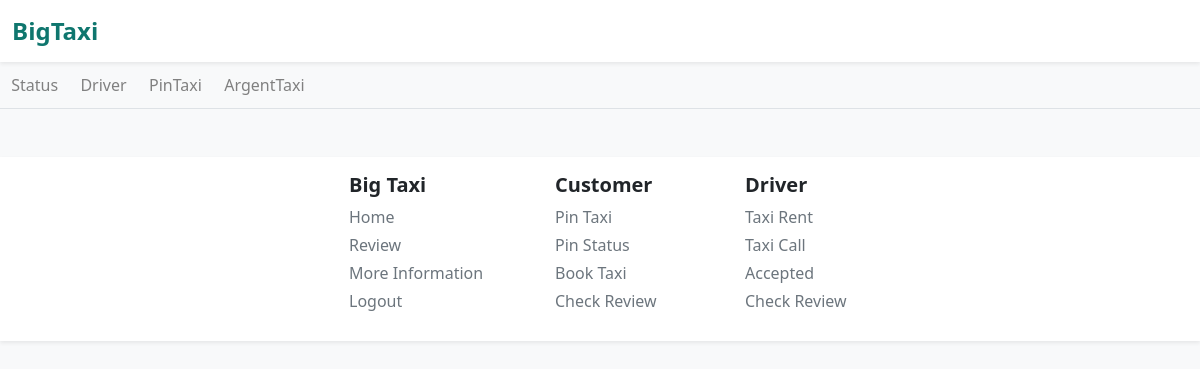
Before: /home/status/ (signed in) with the older database file.
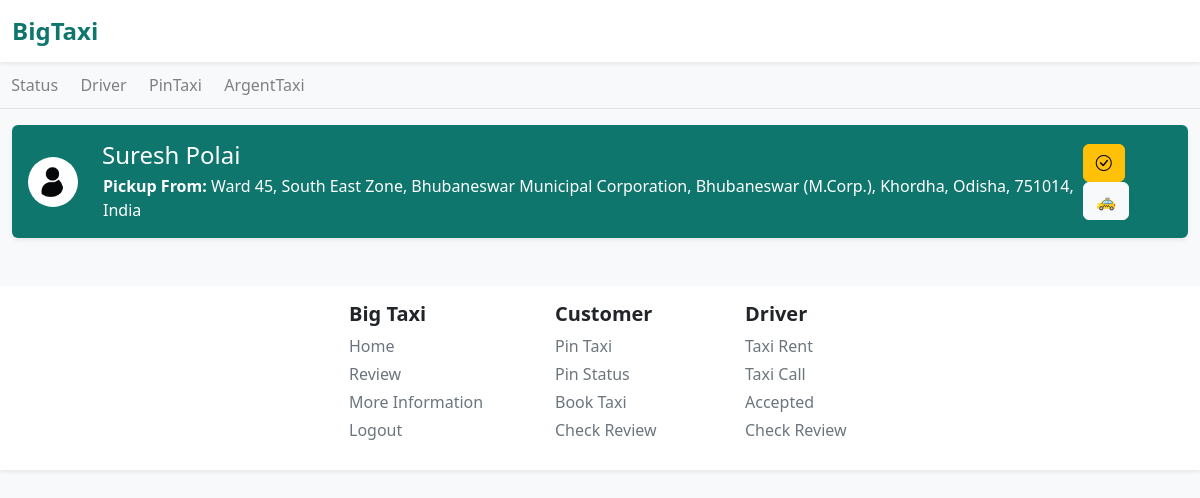
After: the same page with the newer database file.
### taxi_app/models.py (models this page shows, shortened)
class PinTaxiAvailable(models.Model):
    run = [('not', 'not'),('yes', 'yes')]
    taxiAvaId = models.CharField(max_length=50)
    taxiCity = models.CharField(max_length=500)
    customerId = models.ForeignKey(usersDataModel, on_delete=models.CASCADE)
    currentLocation = models.CharField(max_length=2000)
    toLocation = models.CharField(max_length=2000, default='No Area Found!')
    taxiPassenger = models.IntegerField(default=1)
    pincode = models.CharField(max_length=20, default=' ')
    couponCodeWas = models.CharField(max_length=100, default='Customer Not Have Coupon')
    taxiDate = models.DateField(auto_now_add=True)
    taxiTime = models.TimeField(auto_now_add=True)
    taxiDateAndTimeByUser = models.CharField(max_length=100, default='none')
    priceOfTravel = models.IntegerField(default=0)
    driverCode = models.CharField(max_length=100, default='DRIVERCODE')
    runningStatus = models.CharField(max_length=100, choices=run, default='not')

### Users/models.py (models this page shows, shortened)
class usersDataModel(models.Model):
    UserG = [
        ('Male', 'Male'),
        ('Female', 'Female'),
        ('Other', 'Other'),
        ('Not Check', 'Not Check'),
    ]
    UserC = [
        ('Developer', 'Developer'),
        ('Customer', 'Customer'),
        ('Driver', 'Driver'),
    ]
    ULink = models.ForeignKey(User, on_delete=models.CASCADE)
    UserCode = models.CharField(max_length=100, default='BIGTAXICODE1006463')
    UserCategory = models.CharField(choices=UserC, default='Customer')
    UserMobileNo = models.CharField(max_length=11)
    UserGender = models.CharField(max_length=100, default='Not Check')
    UserAge = models.CharField(max_length=3, default='')
    UserState = models.CharField(max_length=100, default='')
    UserCity = models.CharField(max_length=100, default='')
    UserPincode = models.CharField(max_length=20, default='')
    UserAddress = models.CharField(max_length=200, default='')
    UserPass = models.CharField(max_length=1000, default='password')
    CouponCode = models.CharField(max_length=50, null=True, blank=True)
    UProfileImage = models.ImageField(upload_to='profile/main/', default='profile/default/default.png')
    UProfileName = models.CharField(max_length=1000, default='BiXTaxi User')
    description = models.CharField(max_length=5000, default='No Description!')
    totalTripCount = models.IntegerField(default=0)
    dangerTripCount = models.IntegerField(default=0)

### taxi_app/views.py (the view)
# urls.py: path('status/', views.driverPinStart, name='statusDriverHere'),
def driverPinStart(request):
    nav = navbar(request)
    userCode = nav.get('userBarCodeAccessis')
    PTA_Object_List = PinTaxiAvailable.objects.filter(driverCode = userCode)
    timeToRun = []
    if PTA_Object_List:
        for checkStatus in PTA_Object_List:
            if checkStatus.runningStatus == 'yes':
                timeToRun.append(checkStatus)
    context = {
        'timeToRun' : timeToRun
    }
    return render(request, 'ava/status.html', context)

### templates/ava/status.html (shortened to what this page needs)
{% extends 'base.html' %}
{% block body %}
{% if timeToRun %}
    {% for TR in timeToRun %}
        <div class="container-xxl my-3">
            <div
            class="bg-color-own shadow-sm rounded p-3 d-flex align-items-center flex-wrap flex-md-nowrap"
            >
            <div class="me-4 mb-3 mb-md-0">
                <img
                src="/media/{{ TR.customerId.UProfileImage }}"
                alt="User Profile"
                class="rounded-circle"
                style="width: 50px; height: 50px; object-fit: cover; background-color: white;"
                />
            </div>
            <div class="me-auto">
                <h4 class="mb-1 text-white">{{ TR.customerId.UProfileName }}</h4>
                <p class="text-muted mb-0" style="margin-left: 1px !important;"><span class="text-white"><strong>Pickup From:</strong> {{ TR.currentLocation|truncatewords:17 }}</span></p>
            </div>
                <div class="mt-3 mt-md-0">
                    <a href="{% url 'taxi_app:pinDetail' TR.taxiAvaId %}" class="btn btn-warning button-home" title="status"><i class="bi bi-check-circle"></i></a>
                    <a href="#" class="btn btn-light button-home" title="accept">🚕</a>
                </div>
            </div>
        </div>
    {% endfor %}
{% endif %}
{% endblock %}

Changed rows visible on the page:
added PinTaxiAvailable: customerId.UProfileImage (placeholder picture), customerId.UProfileName "Suresh Polai", currentLocation "Ward 45, South East Zone, Bhubaneswar Municipal Corporation, Bhubaneswar (M.Corp.), Khordha, Odisha, 751014, India"
